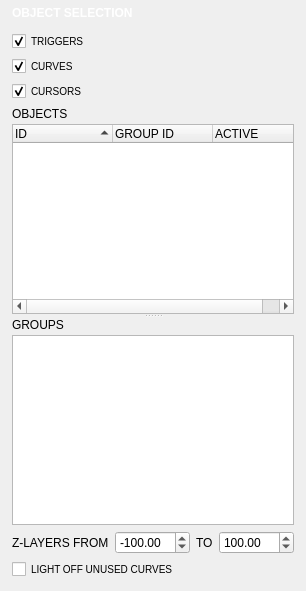
        <widget class="QWidget" name="tabView">
         <attribute name="icon">
          <iconset resource="IanniX.qrc">
           <normaloff>:/general/res_icon_inspector_view.png</normaloff>:/general/res_icon_inspector_view.png</iconset>
         </attribute>
         <attribute name="title">
          <string/>
         </attribute>
         <layout class="QVBoxLayout" name="verticalLayout_10">
          <property name="leftMargin">
           <number>12</number>
          </property>
          <property name="topMargin">
           <number>6</number>
          </property>
          <property name="rightMargin">
           <number>12</number>
          </property>
          <property name="bottomMargin">
           <number>12</number>
          </property>
          <item>
           <widget class="QLabel" name="viewLabel">
            <property name="minimumSize">
             <size>
              <width>0</width>
              <height>20</height>
             </size>
            </property>
            <property name="styleSheet">
             <string notr="true">	color: white;
	font: 12px;
	font: bold;
</string>
            </property>
            <property name="text">
             <string>OBJECT SELECTION</string>
            </property>
            <property name="alignment">
             <set>Qt::AlignLeading|Qt::AlignLeft|Qt::AlignTop</set>
            </property>
           </widget>
          </item>
          <item>
           <widget class="QCheckBox" name="viewTriggerCheck">
            <property name="toolTip">
             <string>Display/hide triggers</string>
            </property>
            <property name="styleSheet">
             <string notr="true">font: 10px;</string>
            </property>
            <property name="text">
             <string>TRIGGERS</string>
            </property>
            <property name="checked">
             <bool>true</bool>
            </property>
           </widget>
          </item>
          <item>
           <widget class="QCheckBox" name="viewCurveCheck">
            <property name="toolTip">
             <string>Display/hide curves</string>
            </property>
            <property name="styleSheet">
             <string notr="true">font: 10px;</string>
            </property>
            <property name="text">
             <string>CURVES</string>
            </property>
            <property name="checked">
             <bool>true</bool>
            </property>
           </widget>
          </item>
          <item>
           <widget class="QCheckBox" name="viewCursorCheck">
            <property name="toolTip">
             <string>Display/hide cursors</string>
            </property>
            <property name="styleSheet">
             <string notr="true">font: 10px;</string>
            </property>
            <property name="text">
             <string>CURSORS</string>
            </property>
            <property name="checked">
             <bool>true</bool>
            </property>
           </widget>
          </item>
          <item>
           <widget class="QSplitter" name="splitter_3">
            <property name="orientation">
             <enum>Qt::Vertical</enum>
            </property>
            <widget class="QWidget" name="layoutWidget4">
             <layout class="QVBoxLayout" name="verticalLayout_7">
              <property name="spacing">
               <number>3</number>
              </property>
              <item>
               <widget class="QLabel" name="viewGroupLabel_2">
                <property name="text">
                 <string>OBJECTS</string>
                </property>
               </widget>
              </item>
              <item>
               <widget class="QTreeWidget" name="ccView">
                <property name="toolTip">
                 <string>List of objects</string>
                </property>
                <property name="alternatingRowColors">
                 <bool>true</bool>
                </property>
                <property name="selectionMode">
                 <enum>QAbstractItemView::ExtendedSelection</enum>
                </property>
                <property name="sortingEnabled">
                 <bool>true</bool>
                </property>
                <property name="animated">
                 <bool>true</bool>
                </property>
                <column>
                 <property name="text">
                  <string>ID</string>
                 </property>
                </column>
                <column>
                 <property name="text">
                  <string>GROUP ID</string>
                 </property>
                </column>
                <column>
                 <property name="text">
                  <string>ACTIVE</string>
                 </property>
                </column>
               </widget>
              </item>
             </layout>
            </widget>
            <widget class="QWidget" name="layoutWidget5">
             <layout class="QVBoxLayout" name="verticalLayout_9">
              <property name="spacing">
               <number>3</number>
              </property>
              <item>
               <widget class="QLabel" name="viewGroupLabel">
                <property name="text">
                 <string>GROUPS</string>
                </property>
               </widget>
              </item>
              <item>
               <widget class="QTreeWidget" name="cc2View">
                <property name="toolTip">
                 <string>List of objects groups</string>
                </property>
                <property name="alternatingRowColors">
                 <bool>true</bool>
                </property>
                <property name="selectionMode">
                 <enum>QAbstractItemView::ExtendedSelection</enum>
                </property>
                <attribute name="headerVisible">
                 <bool>false</bool>
                </attribute>
                <column>
                 <property name="text">
                  <string>GROUPS</string>
                 </property>
                </column>
               </widget>
              </item>
             </layout>
            </widget>
           </widget>
          </item>
          <item>
           <layout class="QHBoxLayout" name="horizontalLayout">
            <item>
             <widget class="QLabel" name="viewZLabel">
              <property name="sizePolicy">
               <sizepolicy hsizetype="Maximum" vsizetype="Preferred">
                <horstretch>0</horstretch>
                <verstretch>0</verstretch>
               </sizepolicy>
              </property>
              <property name="text">
               <string>Z-LAYERS FROM</string>
              </property>
             </widget>
            </item>
            <item>
             <widget class="QDoubleSpinBox" name="viewZStartSpin">
              <property name="toolTip">
               <string>Only display objects where Z-value is included in range</string>
              </property>
              <property name="minimum">
               <double>-9999.000000000000000</double>
              </property>
              <property name="maximum">
               <double>9999.000000000000000</double>
              </property>
              <property name="value">
               <double>-100.000000000000000</double>
              </property>
             </widget>
            </item>
            <item>
             <widget class="QLabel" name="viewZLabel_2">
              <property name="sizePolicy">
               <sizepolicy hsizetype="Maximum" vsizetype="Preferred">
                <horstretch>0</horstretch>
                <verstretch>0</verstretch>
               </sizepolicy>
              </property>
              <property name="text">
               <string>TO</string>
              </property>
             </widget>
            </item>
            <item>
             <widget class="QDoubleSpinBox" name="viewZEndSpin">
              <property name="toolTip">
               <string>Only display objects where Z-value is included in range</string>
              </property>
              <property name="minimum">
               <double>-9999.000000000000000</double>
              </property>
              <property name="maximum">
               <double>9999.000000000000000</double>
              </property>
              <property name="value">
               <double>100.000000000000000</double>
              </property>
             </widget>
            </item>
           </layout>
          </item>
          <item>
           <widget class="QCheckBox" name="viewCurveOpacityCheck">
            <property name="toolTip">
             <string>Display/hide curves where cursors are steady or invisible</string>
            </property>
            <property name="styleSheet">
             <string notr="true">font: 10px;</string>
            </property>
            <property name="text">
             <string>LIGHT OFF UNUSED CURVES</string>
            </property>
            <property name="checked">
             <bool>false</bool>
            </property>
           </widget>
          </item>
         </layout>
        </widget>
